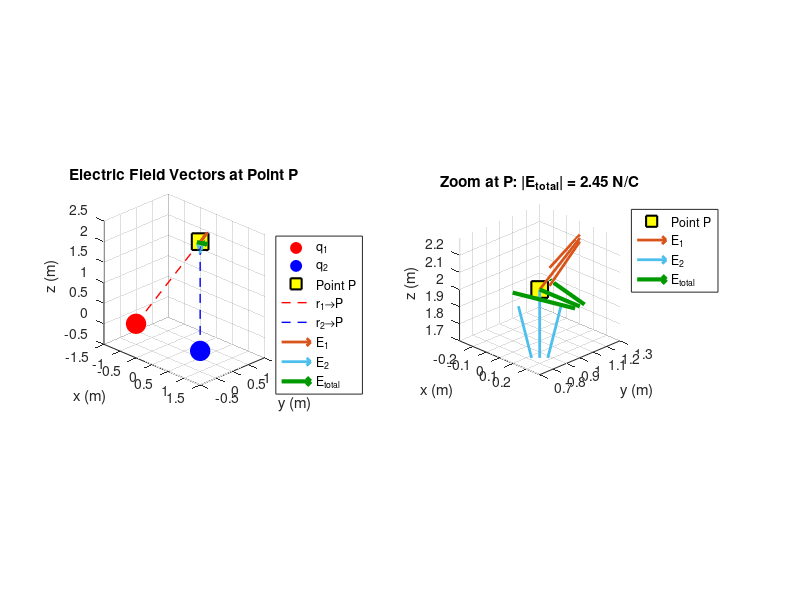

Source code (MATLAB):
%% Electric Field Visualization due to Two Point Charges
clear; clc; close all;

%% Parameters
% Physical constants
k = 8.99e9;  % Coulomb's constant (N·m²/C²)

% Point P where we want to calculate E field
Px = 0; Py = 1; Pz = 2;  % Position of point P (meters)
P = [Px, Py, Pz];

% Charge 1
q1 = 2e-9;           % Charge magnitude (Coulombs)
r1 = [-1, 0, 0];      % Position of charge 1

% Charge 2
q2 = -2e-9;          % Charge magnitude (Coulombs)
r2 = [1, 0, 0];      % Position of charge 2

%% Compute Electric Field at Point P
% Vector from charge 1 to P
R1 = P - r1;
R1_mag = norm(R1);

% Vector from charge 2 to P
R2 = P - r2;
R2_mag = norm(R2);

% Electric field contributions (E = k*q*R_hat / R²)
E1 = k * q1 * R1 / R1_mag^3;
E2 = k * q2 * R2 / R2_mag^3;

% Total electric field
E_total = E1 + E2;
E_mag = norm(E_total);

%% Display Results in Command Window
fprintf('=== Electric Field Calculation ===\n');
fprintf('Point P = (%.2f, %.2f, %.2f) m\n\n', Px, Py, Pz);

fprintf('Charge q1 = %.2e C at (%.2f, %.2f, %.2f)\n', q1, r1(1), r1(2), r1(3));
fprintf('Charge q2 = %.2e C at (%.2f, %.2f, %.2f)\n\n', q2, r2(1), r2(2), r2(3));

fprintf('E1 (from q1) = [%.2f, %.2f, %.2f] N/C\n', E1(1), E1(2), E1(3));
fprintf('E2 (from q2) = [%.2f, %.2f, %.2f] N/C\n', E2(1), E2(2), E2(3));
fprintf('E_total      = [%.2f, %.2f, %.2f] N/C\n', E_total(1), E_total(2), E_total(3));
fprintf('|E_total|    = %.2f N/C\n', E_mag);

%% Visualization
figure('Position', [100 100 1200 500]);

% --- Subplot 1: 3D View of Geometry and Field Vectors ---
subplot(1,2,1);
hold on; grid on; axis equal;
view(45, 25);

% Scale factor for vector visualization
scale = 0.3 / max([norm(E1), norm(E2), E_mag]);

% Plot charges
plot3(r1(1), r1(2), r1(3), 'ro', 'MarkerSize', 14, 'MarkerFaceColor', 'r');
plot3(r2(1), r2(2), r2(3), 'bo', 'MarkerSize', 14, 'MarkerFaceColor', 'b');

% Plot point P
plot3(P(1), P(2), P(3), 'ks', 'MarkerSize', 12, 'MarkerFaceColor', 'y', 'LineWidth', 1.5);

% Plot position vectors (dashed lines) to P
plot3([r1(1) P(1)], [r1(2) P(2)], [r1(3) P(3)], 'r--', 'LineWidth', 1);
plot3([r2(1) P(1)], [r2(2) P(2)], [r2(3) P(3)], 'b--', 'LineWidth', 1);

% Plot E-field vectors at P
quiver3(P(1), P(2), P(3), scale*E1(1), scale*E1(2), scale*E1(3), ...
    'Color', [0.85 0.33 0.10], 'LineWidth', 2, 'MaxHeadSize', 0.5);
quiver3(P(1), P(2), P(3), scale*E2(1), scale*E2(2), scale*E2(3), ...
    'Color', [0.30 0.75 0.93], 'LineWidth', 2, 'MaxHeadSize', 0.5);
quiver3(P(1), P(2), P(3), scale*E_total(1), scale*E_total(2), scale*E_total(3), ...
    'Color', [0 0.6 0], 'LineWidth', 3, 'MaxHeadSize', 0.7);

xlabel('x (m)'); ylabel('y (m)'); zlabel('z (m)');
title('Electric Field Vectors at Point P');
legend({'q_1', 'q_2', 'Point P', 'r_1\rightarrowP', 'r_2\rightarrowP', ...
    'E_1', 'E_2', 'E_{total}'}, 'Location', 'northeastoutside');
xlim([min([r1(1),r2(1),Px])-0.5, max([r1(1),r2(1),Px])+0.5]);
ylim([min([r1(2),r2(2),Py])-0.5, max([r1(2),r2(2),Py])+0.5]);
zlim([min([r1(3),r2(3),Pz])-0.5, max([r1(3),r2(3),Pz])+0.5]);

% --- Subplot 2: Zoom on Point P showing only E-field vectors ---
subplot(1,2,2);
hold on; grid on; axis equal;
view(45, 25);

plot3(P(1), P(2), P(3), 'ks', 'MarkerSize', 12, 'MarkerFaceColor', 'y', 'LineWidth', 1.5);

% Larger scale for zoom view
scale2 = 0.6 / max([norm(E1), norm(E2), E_mag]);

quiver3(P(1), P(2), P(3), scale2*E1(1), scale2*E1(2), scale2*E1(3), ...
    'Color', [0.85 0.33 0.10], 'LineWidth', 2, 'MaxHeadSize', 0.5);
quiver3(P(1), P(2), P(3), scale2*E2(1), scale2*E2(2), scale2*E2(3), ...
    'Color', [0.30 0.75 0.93], 'LineWidth', 2, 'MaxHeadSize', 0.5);
quiver3(P(1), P(2), P(3), scale2*E_total(1), scale2*E_total(2), scale2*E_total(3), ...
    'Color', [0 0.6 0], 'LineWidth', 3, 'MaxHeadSize', 0.7);

xlabel('x (m)'); ylabel('y (m)'); zlabel('z (m)');
title(sprintf('Zoom at P: |E_{total}| = %.2f N/C', E_mag));
legend({'Point P', 'E_1', 'E_2', 'E_{total}'}, 'Location', 'northeastoutside');

lim = 0.5*scale2*max([norm(E1), norm(E2), E_mag]);
xlim([Px-lim, Px+lim]);
ylim([Py-lim, Py+lim]);
zlim([Pz-lim, Pz+lim]);
